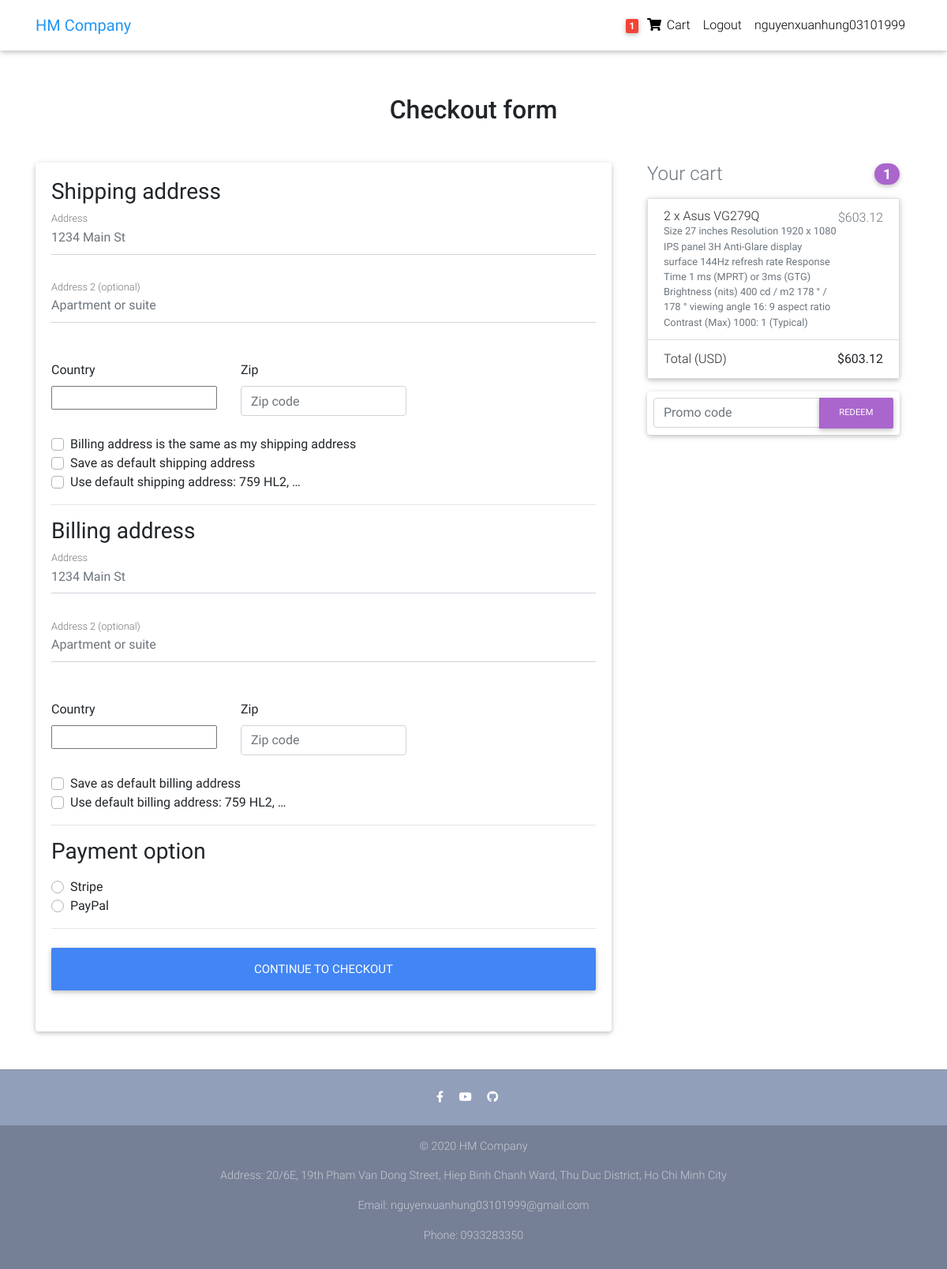
The page /checkout/ (signed in) on the database as committed earlier.
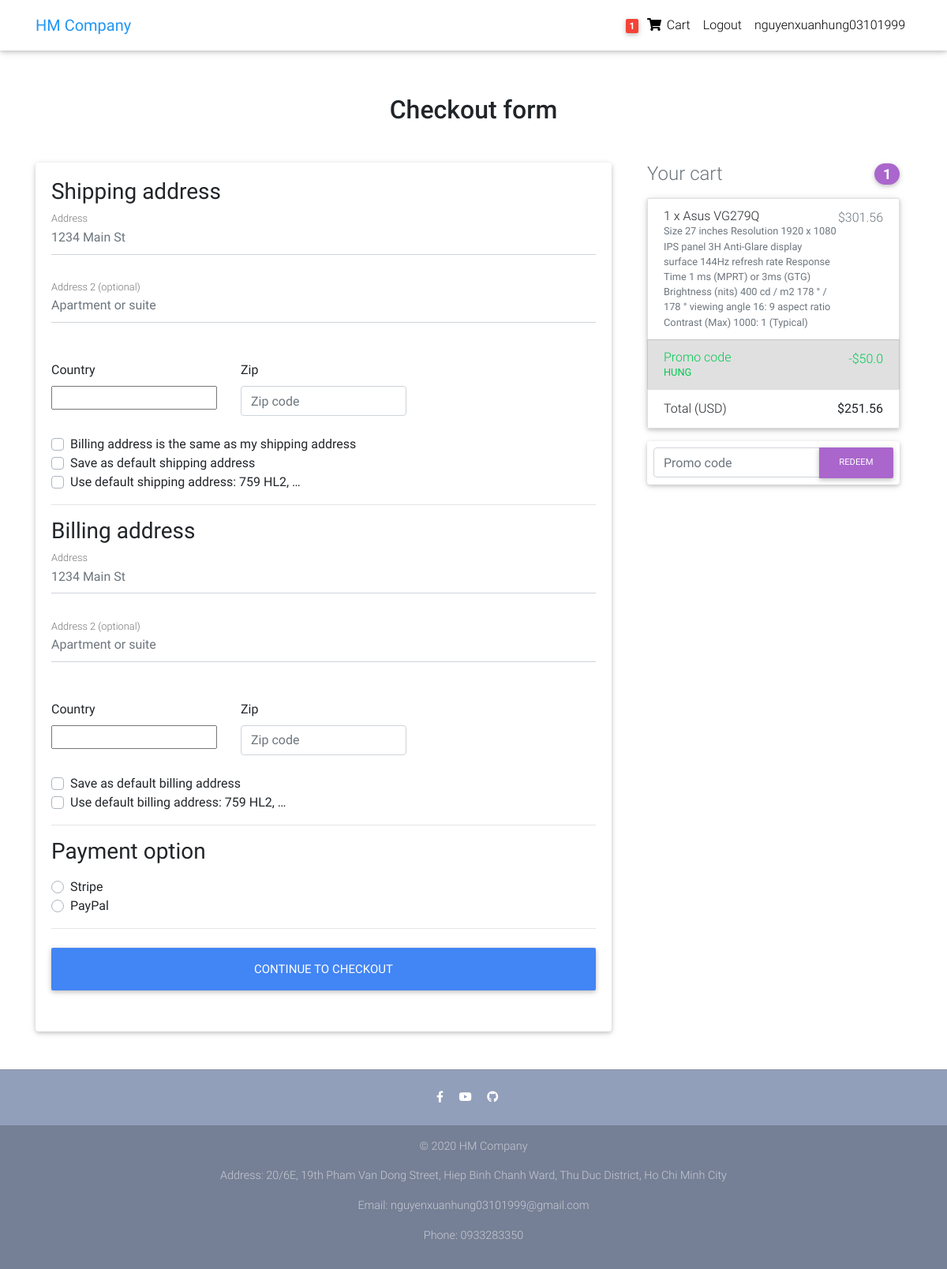
The same page on the database as committed later.
### core/models.py (models this page shows, shortened)
class OrderItem(models.Model):
    user = models.ForeignKey(settings.AUTH_USER_MODEL,
                             on_delete=models.CASCADE)
    ordered = models.BooleanField(default=False)
    item = models.ForeignKey(Item, on_delete=models.CASCADE)
    quantity = models.IntegerField(default=1)
    def get_total_discount_item_price(self):
        total_discount_item_price = round(float(self.quantity * self.item.discount_price), 2)
        return total_discount_item_price
    def get_final_price(self):
        if self.item.discount_price:
            return self.get_total_discount_item_price()
        return self.get_total_item_price()

class Item(models.Model):
    title = models.CharField(max_length=100)
    price = models.FloatField()
    discount_price = models.FloatField(blank=True, null=True)
    category = models.CharField(choices=CATEGORY_CHOICES, max_length=2)
    label = models.CharField(choices=LABEL_CHOICES, max_length=1)
    slug = models.SlugField()
    description = models.TextField()
    image = models.ImageField()

class Order(models.Model):
    user = models.ForeignKey(settings.AUTH_USER_MODEL,
                             on_delete=models.CASCADE)
    ref_code = models.CharField(max_length=20, blank=True, null=True)
    items = models.ManyToManyField(OrderItem)
    start_date = models.DateTimeField(auto_now_add=True)
    ordered_date = models.DateTimeField()
    ordered = models.BooleanField(default=False)
    shipping_address = models.ForeignKey(
        'Address', related_name='shipping_address', on_delete=models.SET_NULL, blank=True, null=True)
    billing_address = models.ForeignKey(
        'Address', related_name='billing_address', on_delete=models.SET_NULL, blank=True, null=True)
    payment = models.ForeignKey(
        'Payment', on_delete=models.SET_NULL, blank=True, null=True)
    coupon = models.ForeignKey(
        'Coupon', on_delete=models.SET_NULL, blank=True, null=True)
    being_delivered = models.BooleanField(default=False)
    received = models.BooleanField(default=False)
    refund_requested = models.BooleanField(default=False)
    refund_granted = models.BooleanField(default=False)
    def get_total(self):
        total = 0
        for order_item in self.items.all():
            total += order_item.get_final_price()
        if self.coupon:
            total -= self.coupon.amount
        return total

class Coupon(models.Model):
    code = models.CharField(max_length=15)
    amount = models.FloatField()

### core/views.py (the view, shortened to what this page needs)
# urls.py: path('checkout/', CheckoutView.as_view(), name='checkout'),
class CheckoutView(View):
    def get(self, *args, **kwargs):
        try:
            order = Order.objects.get(user=self.request.user, ordered=False)
            form = CheckoutForm()
            context = {
                'form': form,
                'couponform': CouponForm(),
                'order': order,
                'DISPLAY_COUPON_FORM': True
            }
            shipping_address_qs = Address.objects.filter(
                user=self.request.user,
                address_type='S',
                default=True
            )
            if shipping_address_qs.exists():
                context.update(
                    {'default_shipping_address': shipping_address_qs[0]})
            billing_address_qs = Address.objects.filter(
                user=self.request.user,
                address_type='B',
                default=True
            )
            if billing_address_qs.exists():
                context.update(
                    {'default_billing_address': billing_address_qs[0]})
            return render(self.request, "checkout.html", context)
        except ObjectDoesNotExist:
            messages.info(self.request, "You do not have an active order")
            return redirect("core:checkout")

### core/forms.py
class CheckoutForm(forms.Form):
    shipping_address = forms.CharField(required=False)
    shipping_address2 = forms.CharField(required=False)
    shipping_country = CountryField(blank_label='(select country)').formfield(
        required=False,
        widget=CountrySelectWidget(attrs={
            'class': 'custom-select d-block w-100',
        }))
    shipping_zip = forms.CharField(required=False)
    billing_address = forms.CharField(required=False)
    billing_address2 = forms.CharField(required=False)
    billing_country = CountryField(blank_label='(select country)').formfield(
        required=False,
        widget=CountrySelectWidget(attrs={
            'class': 'custom-select d-block w-100',
        }))
    billing_zip = forms.CharField(required=False)
    same_billing_address = forms.BooleanField(required=False)
    set_default_shipping = forms.BooleanField(required=False)
    use_default_shipping = forms.BooleanField(required=False)
    set_default_billing = forms.BooleanField(required=False)
    use_default_billing = forms.BooleanField(required=False)
    payment_option = forms.ChoiceField(
        widget=forms.RadioSelect, choices=PAYMENT_CHOICES)

### templates/checkout.html (shortened to what the changed rows need)
{% extends "base.html" %}
{% load crispy_forms_tags %}
{% block content %}
  <main >
    <div class="container wow fadeIn">
      <h2 class="my-5 h2 text-center">Checkout form</h2>
      <div class="row">
        <div class="col-md-4 mb-4">
          {% include "order_snippet.html" %}
        </div>
      </div>
    </div>
  </main>
{% endblock content %}

### templates/order_snippet.html (shortened to what this page needs)
<div class="col-md-12 mb-4">
    <h4 class="d-flex justify-content-between align-items-center mb-3">
    <span class="text-muted">Your cart</span>
    <span class="badge badge-secondary badge-pill">{{ order.items.count }}</span>
    </h4>
    <ul class="list-group mb-3 z-depth-1">
    {% for order_item in order.items.all %}
    <li class="list-group-item d-flex justify-content-between lh-condensed">
        <div>
        <h6 class="my-0">{{ order_item.quantity }} x {{ order_item.item.title}}</h6>
        <small class="text-muted">{{ order_item.item.description}}</small>
        </div>
        <span class="text-muted">${{ order_item.get_final_price }}</span>
    </li>
    {% endfor %}
    {% if order.coupon %}
    <li class="list-group-item d-flex justify-content-between bg-light">
        <div class="text-success">
        <h6 class="my-0">Promo code</h6>
        <small>{{ order.coupon.code }}</small>
        </div>
        <span class="text-success">-${{ order.coupon.amount }}</span>
    </li>
    {% endif %}
    <li class="list-group-item d-flex justify-content-between">
        <span>Total (USD)</span>
        <strong>${{ order.get_total }}</strong>
    </li>
    </ul>
    {% if DISPLAY_COUPON_FORM %}
    <form class="card p-2" action="{% url 'core:add-coupon' %}" method="POST">
        <div class="input-group">
            {{ couponform.code }}
            <div class="input-group-append">
            <button class="btn btn-secondary btn-md waves-effect m-0" type="submit">Redeem</button>
            </div>
        </div>
    </form>
    {% endif %}
</div>

Rows that differ between the two databases and show on the page:
changed Order: coupon_id empty → 1 (drawn); coupon.code (not shown) → "HUNG"; coupon.amount (not shown) → "50.0"; get_total "603.12" → "251.56"
changed OrderItem "Asus VG279Q": quantity "2" → "1"; get_final_price "603.12" → "301.56"
Other text that changed with them:
text now shown: "Promo code -$"
